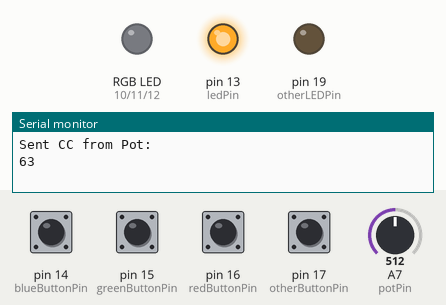
The sketch below on a simulated Arduino Leonardo, built with avr-gcc and run on an emulated ATmega32U4. Shown: an RGB LED mixed from three pins (HIGH = lit), output pins drawn as LEDs (lit = HIGH), the last lines printed to the serial monitor. The inputs (shaded band) are chosen by the test bench; at power-on: pin 14 (blueButtonPin), pin 15 (greenButtonPin), pin 16 (redButtonPin), pin 17 (otherButtonPin) HIGH, A7 (potPin) = 512.

Above: at 1.2 s.
1.3 s: pin 14 (blueButtonPin) pulled LOW for 0.15 s
At 2.5 s:
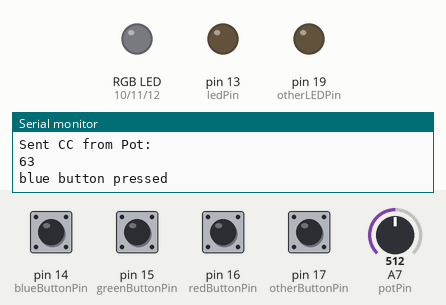
2.9 s: pin 15 (greenButtonPin) pulled LOW for 0.15 s
At 4.1 s:
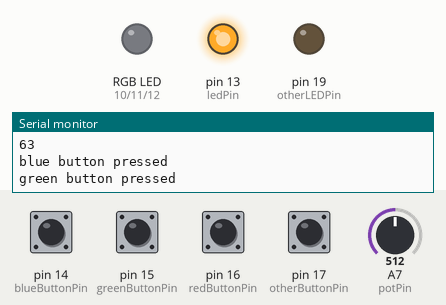
4.5 s: pin 16 (redButtonPin) pulled LOW for 0.15 s
At 5.2 s:
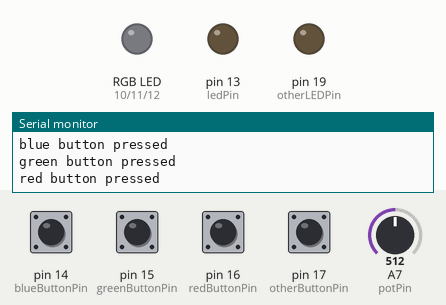
6.1 s: pin 17 (otherButtonPin) pulled LOW for 0.15 s
At 7.3 s:
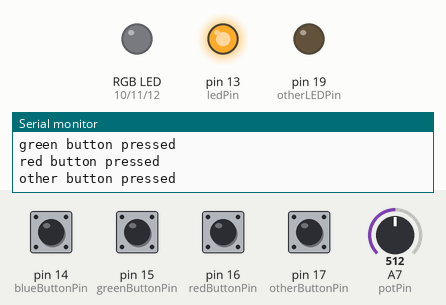
7.7 s: pin 17 (otherButtonPin) pulled LOW for 1 s
At 8.9 s:
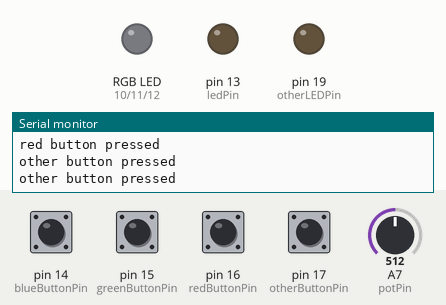
10.2 s: pin 14 (blueButtonPin) pulled LOW for 1 s
At 10.8 s:
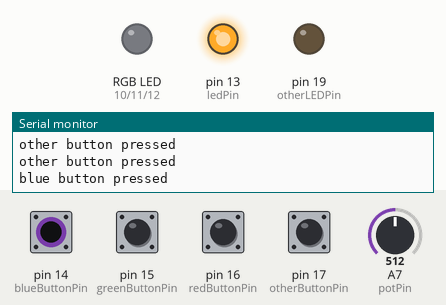
Timing chart, 0 to 13.2 s (numbered marks = the images above; inputs shaded):
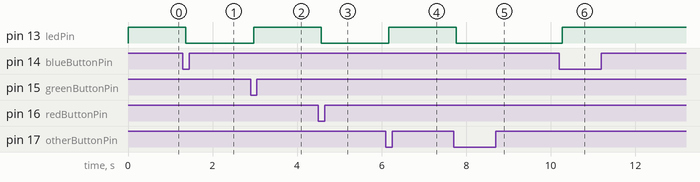

The sketch:

PPP_MIDI.ino
```cpp
/*
[PPP]
Turning our basicIO circuit into a MIDI Device

pinout diagram: https://docs.arduino.cc/static/d77fe4114922e80804b6ebfd2e586316/ABX00027-pinout.png

Materials:
Arduino Nano 33 IoT
2-pin LED
4-pin RGB LED
4-pin push buttons (4)
10k ohm potentiometer
220 or 430 ohm resistors (4)
jumper cables

*/

//
// LIBRARY HEADERS
//
#include "MIDIUSB.h" //the midi USB library
#include "Bounce2.h" //the button debounce library

//
//PIN DECLARATIONS
//const means constant (can't change)
//int means integer (whole number corresponding to digital pin on the arduino, or analog pin (A_))
//
const int redLEDPin = 10;
const int greenLEDPin = 11;
const int blueLEDPin = 12;
const int blueButtonPin = 14;
const int greenButtonPin = 15;
const int redButtonPin = 16;
const int otherButtonPin = 17;
const int otherLEDPin = 19;
const int potPin = A7;

const int ledPin = 13; //using on-board LED as debug tool

//
//variables
//
//potentiometer
int potVal = 0; //stores the value of our potentiometer knob
int lastPotVal = 0; //stores the last value we sent, so we only send when there's a change
int potThreshold = 5; //the amount we need to change on the pot before it registers a change (will flicker for now b/c no resistor)
//LED colors
int redVal = 0;
int blueVal = 0;
int greenVal = 0;
int otherVal = 0;
//debug LED
int debugLED = LOW; //will flip between LOW/HIGH to toggle LED on/off (int b/c same as 0,1)

//debounce buttons
Bounce2::Button otherButton = Bounce2::Button();
Bounce2::Button redButton = Bounce2::Button();
Bounce2::Button greenButton = Bounce2::Button();
Bounce2::Button blueButton = Bounce2::Button();


void setup() {
  //set up Serial communication so we can print debug messages
  Serial.begin(9600);

  //set up each pin as either input or output
  //INPUT_PULLUP uses an internal "pull-up" resistor
  pinMode(redLEDPin, OUTPUT);
  pinMode(greenLEDPin, OUTPUT);
  pinMode(blueLEDPin, OUTPUT);
  // pinMode(blueButtonPin, INPUT_PULLUP);
  // pinMode(greenButtonPin, INPUT_PULLUP);
  // pinMode(redButtonPin, INPUT_PULLUP);
  // pinMode(otherButtonPin, INPUT_PULLUP);
  pinMode(otherLEDPin, OUTPUT);
  // pinMode(potPin, INPUT); //don't need to set up modabe for pot because analog input

  pinMode(ledPin, OUTPUT);

  //set up the debounce buttons
  otherButton.attach(otherButtonPin, INPUT_PULLUP);
  otherButton.interval(5);
  otherButton.setPressedState(LOW);
  redButton.attach(redButtonPin, INPUT_PULLUP);
  redButton.interval(5);
  redButton.setPressedState(LOW);
  greenButton.attach(greenButtonPin, INPUT_PULLUP);
  greenButton.interval(5);
  greenButton.setPressedState(LOW);
  blueButton.attach(blueButtonPin, INPUT_PULLUP);
  blueButton.interval(5);
  blueButton.setPressedState(LOW);
}

void loop() {

  /*
  * DEBOUNCE BUTTONS MIDI NOTE SEND
  */
  //can be whatever notes, but I'm using 59-62
  //get the current reading of each
  otherButton.update();
  redButton.update();
  greenButton.update();
  blueButton.update();

  //if pressed, send midi note (on then off)
  if(otherButton.pressed()){
    Serial.println("other button pressed");
    debugLED = !debugLED;
    //send MIDI note 59 (0x3B)
    sendNote(0x00, 59, 127);
    delay(50);
    sendNote(0x00, 59, 0);
  }
    if(redButton.pressed()){
    Serial.println("red button pressed");
    debugLED = !debugLED;
    //send MIDI note 60 (0x3C)
    sendNote(0x00, 60, 127);
    delay(50);
    sendNote(0x00, 60, 0);
  }
  if(greenButton.pressed()){
    Serial.println("green button pressed");
    debugLED = !debugLED;
    //send MIDI note 61 (0x3D)
    sendNote(0x00, 61, 127);
    delay(50);
    sendNote(0x00, 61, 0);
  }
  if(blueButton.pressed()){
    Serial.println("blue button pressed");
    debugLED = !debugLED;
    //send MIDI note 62 (0x3E)
    sendNote(0x00, 62, 127);
    delay(50);
    sendNote(0x00, 62, 0);
  }

  /*
  * POTENTIOMETER
  */
  //now checking to see if potentiometer has changed, sending CC if so
  //read the value of the potentiometer
  potVal = analogRead(potPin);
  //"map" the value of the pot to a range we want to work with 0-1023 (range of analog input) to 0-126 (MIDI Values)
  //floor means round down
  potVal = floor(map(potVal, 0, 1023, 0, 127));
  //compare to last reading and send message if it's above the threshold, then update last Val
  if (abs(potVal - lastPotVal) > potThreshold){
    //create a MIDI object and send it using the function
    // sendCC(0x91, 0x03, potVal);  //can use hex optionally
    sendCC(0x00, 3, potVal); //index 3 just b/c i like the number

    //toggle the LED pin so we know the message was sent without having to look at Serial Monitor
    debugLED = !debugLED;

    //set last to current
    lastPotVal = potVal;

    //print to Serial so we know it's working
    Serial.println('\n'); //just adds a newline (space)
    Serial.println("Sent CC from Pot:");
    Serial.println(potVal);
    Serial.println('\n');

  } else {
    //use the Serial Monitor to display debug messages (in this case, the current reading of our pot)
    // Serial.println(potVal);
  }

  /*
  //Button LED Control
  //reset all colors at beginning, then check if buttons are pressed to "add" the pot value from above
  redVal = 0;
  greenVal = 0;
  blueVal = 0;
  otherVal = 0;
  if (digitalRead(redButtonPin) == LOW){ //we're reading LOW because we're using INPUT_PULLUP, so connection readings are inverted (normally open)
    redVal = potVal;
  }
  if (digitalRead(blueButtonPin) == LOW){
    blueVal = potVal;
  }
  if (digitalRead(greenButtonPin) == LOW){
    greenVal = potVal;
  }
  if (digitalRead(otherButtonPin) == LOW){
    otherVal = potVal;
  }
  setColor(redVal, greenVal, blueVal);
  digitalWrite(otherLEDPin, otherVal);
  */

  /*
  //Color Cycle Test
  setColor(255, 0, 0);
  delay(potValue);
  setColor(0, 255, 0);
  delay(potValue);
  setColor(0, 0, 255);
  delay(potValue);
  setColor(255, 255, 0);
  delay(potValue);
  setColor(255, 255, 255);
  delay(potValue);
  setColor(0, 0, 0);
  delay(potValue);
  */

  //show the debug LED
  digitalWrite(ledPin, debugLED);

  //delay is good for giving the code time to respond to the signals, might mess with sensor readings though
  delay(10);
}

void setColor(int redVal, int greenVal, int blueVal){
  analogWrite(redLEDPin, redVal);
  analogWrite(greenLEDPin, greenVal);
  analogWrite(blueLEDPin, blueVal);
}


/*
* MIDI FUNCTIONS
* Built upon the MIDIUSB library
*/
//remember -- "Ox" is just a prefix that means we're using hexadecimal now
//if you want a hexadecimal calculator: https://learn.sparkfun.com/tutorials/hexadecimal/conversion-calculators

void sendNote(byte chan,  byte note, byte velocity){
  //MIDI send function that takes three arguments:
  //chan: takes command of NoteOn (0x09) and adds channel (0-15) using bitwise or (|)
  //note: when sending a Note, this is the note (21-127) (middleC is 60)
  //velocity: when sending a Note, this is the on (0x69*) or off (0x00)
  midiEventPacket_t midiMsg = {0x09, 0x90 | chan, note, velocity};
  MidiUSB.sendMIDI(midiMsg);
}

void sendCC(byte chan,  byte indexCC, byte value){
  //MIDI send function that takes three arguments:
  //cmd+chan: command of ControlChange (0x0B) and adds channel (0-15) using bitwise or (|)
  //indexCC: when sending CC, this is the index of the device paramter you're changing
  //value: when sending CC, this is the value (0-127) you want to set the paramter to
  midiEventPacket_t midiMsg = {0x0B, 0xB0 | chan, indexCC, value};
  MidiUSB.sendMIDI(midiMsg);
}
```

Measured:
- after the input at 1.3 s, pin 13 (ledPin): HIGH → LOW after 0.06 s
- after the input at 2.9 s, pin 13 (ledPin): LOW → HIGH after 0.07 s
- after the input at 4.5 s, pin 13 (ledPin): HIGH → LOW after 0.07 s
- after the input at 6.1 s, pin 13 (ledPin): LOW → HIGH after 0.06 s
- after the input at 7.7 s, pin 13 (ledPin): HIGH → LOW after 0.07 s
- after the input at 10.2 s, pin 13 (ledPin): LOW → HIGH after 0.07 s
